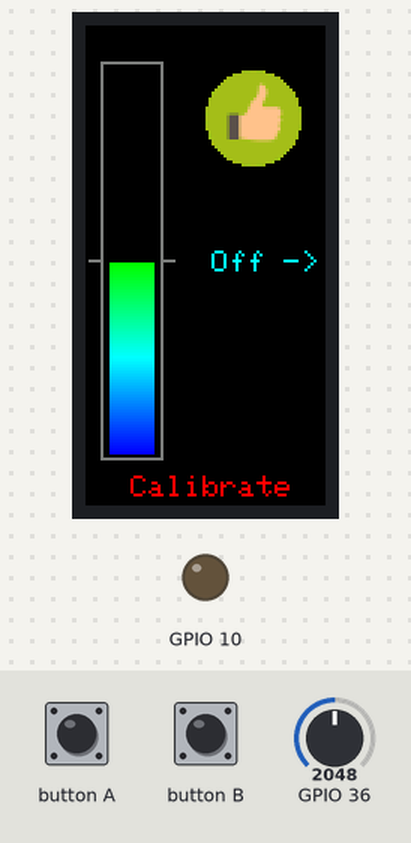
This sketch was run on a simulated ESP32. Parts: 80×160 colour display, output pins drawn as LEDs (lit = HIGH). Inputs (shaded band) come from the test bench; at power-on: GPIO 36 = 2048. EEPROM starts erased; what the sketch prints to the serial monitor is not drawn.

Above: at 1.3 s.
1.4 s: GPIO 36 set to 2138
At 2.6 s:
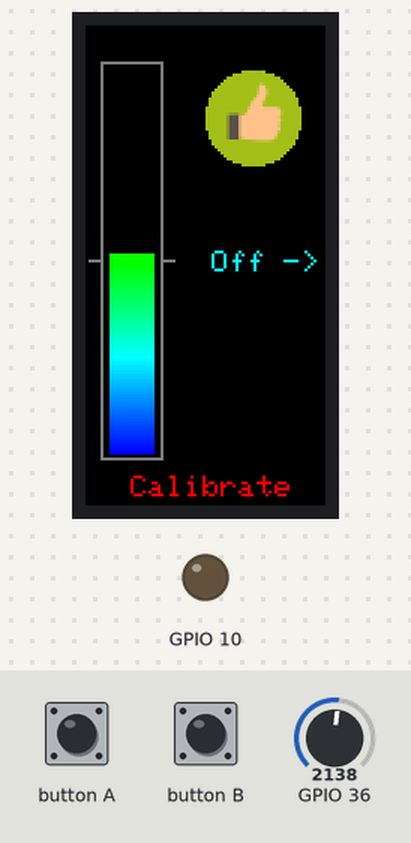
2.9 s: GPIO 36 set to 2245
At 3.3 s:
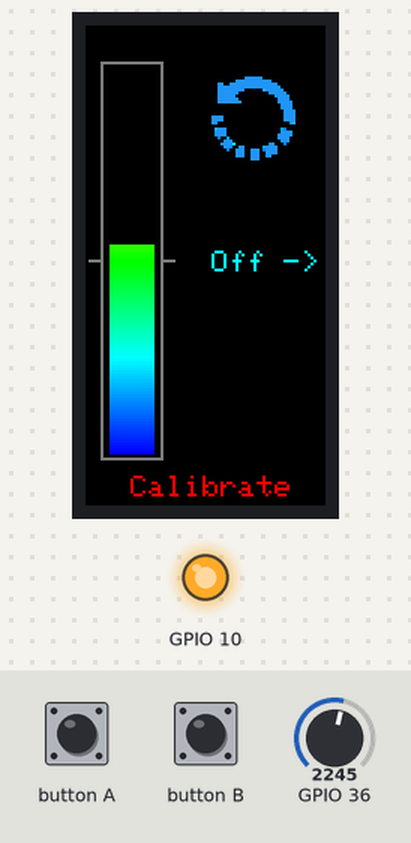
4.4 s: GPIO 36 set to 2866
At 4.9 s:
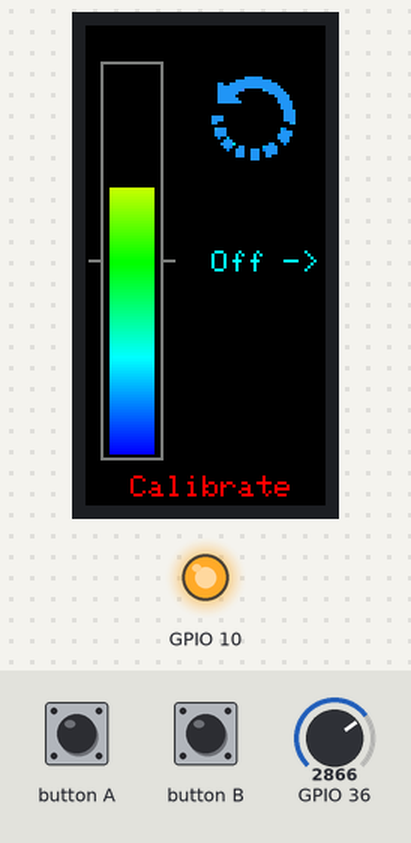
5.9 s: GPIO 36 set to 2870
At 6.5 s:
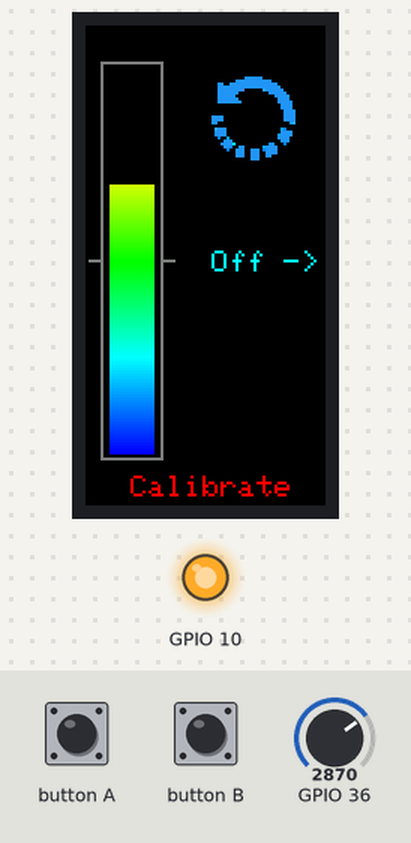
7.4 s: GPIO 36 set to 3603
At 8.2 s:
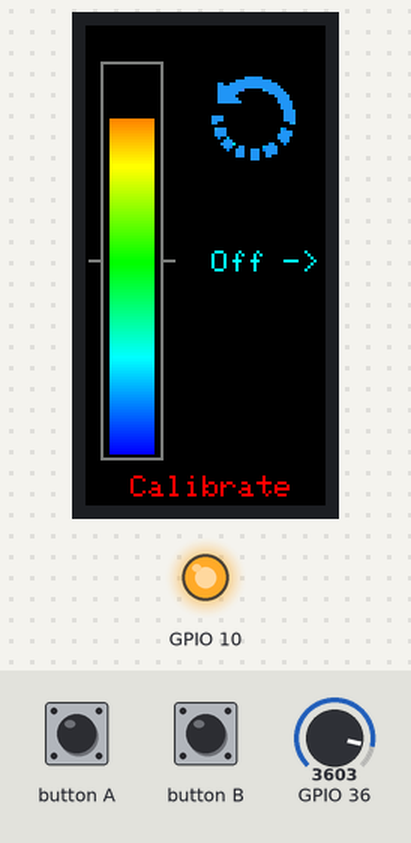
8.9 s: button A pressed for 0.15 s
At 9.8 s:
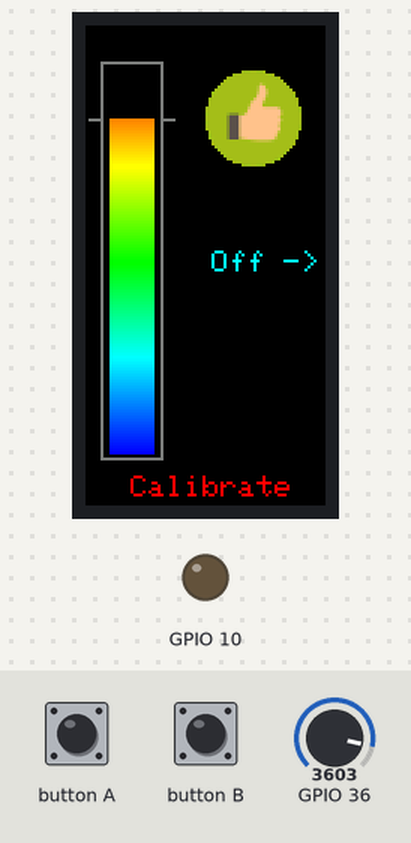
Timing chart, 0 to 11.6 s (numbered marks = the images above; inputs shaded):
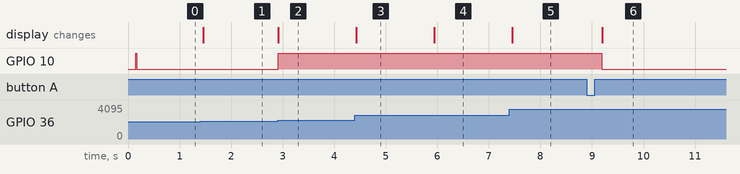

The sketch:

OmniLevel_3Dprint_leveler.ino
```cpp
// (licence header left out)
#include <M5StickC.h>
#include <EEPROM.h>
#include "OneButton.h"
#include "rotate-left.h"
#include "rotate-right.h"
#include "thumbs-up.h"

// Icons converted at:
// http://rinkydinkelectronics.com/_t_doimageconverter565.php

#define EEPROM_SIZE 1
int ledPin = G10;
int pressure = 0;   //the var that goes between 0-127 from FSR reading
int setpoint = 64;  //to be updated by EEPROM
float errorThreshold = 6.0; //printbed is considered leveled if error goes below this (ideally 5.0-8.0)

//Object initialization
OneButton btnA(G37, true);
OneButton btnB(G39, true);

void setup() {
  M5.begin();
  EEPROM.begin(EEPROM_SIZE);  //Initialize EEPROM
  EEPROM.write(0, setpoint);  // save in EEPROM
  EEPROM.commit();
  Serial.begin(115200);       //Initialize Serial
  pinMode(ledPin, OUTPUT);    //Set up LED
  digitalWrite (ledPin, HIGH); // turn off the LED

  M5.Lcd.setRotation(0);
  M5.Lcd.fillScreen(TFT_BLACK);

  btnA.attachClick(btnAClick);  //BtnA handle
  btnA.setDebounceTicks(40);
  btnB.attachClick(btnBClick);  //BtnB handle
  btnB.setDebounceTicks(25);

  M5.Lcd.drawRect(5, 12, 21, 133, 0x7bef);  //show frame for progressbar
  getCalibration(); //show calibration mark

  //Show OFF instructions
  M5.Lcd.setTextColor(CYAN);
  M5.Lcd.setTextSize(1);
  M5.Lcd.setCursor(42, 75);
  M5.Lcd.printf("Off ->");

  //Show Calibrate instructions
  M5.Lcd.setTextColor(RED);
  M5.Lcd.setCursor(15, 150);
  M5.Lcd.printf("Calibrate");

  // Swap the colour byte order when rendering
  M5.Lcd.setSwapBytes(true);
}

void loop() {
  //poll for button press
  btnA.tick();
  btnB.tick();

  pressure = map(analogRead(G36), 0, 4095, 0, 127); //get reading
  Serial.println(pressure);

  progressBar(pressure);  //show reading on progressbar

  if (getPercentError(pressure, setpoint) < errorThreshold) {
    setLED(true);
    M5.Lcd.pushImage(40, 15, 32, 32, thumbs_up);  //Draw icon
  } else {
    setLED(false);
    if (pressure > setpoint) {
      M5.Lcd.pushImage(40, 15, 32, 32, rotate_left);  //Draw icon
    } else {
      M5.Lcd.pushImage(40, 15, 32, 32, rotate_right);  //Draw icon
    }
  }
  delay(50);
}

void btnBClick()
{
  M5.Axp.PowerOff();
}

void btnAClick()
{
  updateCalibration(pressure);
}

float getPercentError(float approx, float exact)
{
  return (abs(approx-exact)/exact)*100;
}

void updateCalibration(int value)
{
  EEPROM.write(0, value);  // save in EEPROM
  EEPROM.commit();
  // clear old line
  M5.Lcd.drawLine(1, 15+(127-setpoint), 4, 15+(127-setpoint), BLACK);
  M5.Lcd.drawLine(26, 15+(127-setpoint), 29, 15+(127-setpoint), BLACK);
  // set new line
  setpoint = value; //set global
  M5.Lcd.drawLine(1, 15+(127-setpoint), 4, 15+(127-setpoint), 0x7bef);
  M5.Lcd.drawLine(26, 15+(127-setpoint), 29, 15+(127-setpoint), 0x7bef);
}

void getCalibration()
{
  setpoint = EEPROM.read(0);  // retrieve calibration in EEPROM
  // set new line
  M5.Lcd.drawLine(1, 15+(127-setpoint), 4, 15+(127-setpoint), 0x7bef);
  M5.Lcd.drawLine(26, 15+(127-setpoint), 29, 15+(127-setpoint), 0x7bef);
}

void setLED(bool isON)
{
  digitalWrite (ledPin, !isON); // set the LED
}

void progressBar(int value)
{
  // Value is expected to be in range 0-127
  for (int i = 0; i <= value; i++) {  //draw bar
    M5.Lcd.fillRect(8, 142-i, 15, 1, rainbow(i));
  }
  for (int i = value+1; i <= 128; i++) {  //clear old stuff
    M5.Lcd.fillRect(8, 142-i, 15, 1, BLACK);
  }
}

unsigned int rainbow(int value)
{
  // Value is expected to be in range 0-127
  // The value is converted to a spectrum colour from 0 = blue through to red = blue
  //int value = random (128);
  byte red = 0; // Red is the top 5 bits of a 16 bit colour value
  byte green = 0;// Green is the middle 6 bits
  byte blue = 0; // Blue is the bottom 5 bits

  byte quadrant = value / 32;

  if (quadrant == 0) {
    blue = 31;
    green = 2 * (value % 32);
    red = 0;
  }
  if (quadrant == 1) {
    blue = 31 - (value % 32);
    green = 63;
    red = 0;
  }
  if (quadrant == 2) {
    blue = 0;
    green = 63;
    red = value % 32;
  }
  if (quadrant == 3) {
    blue = 0;
    green = 63 - 2 * (value % 32);
    red = 31;
  }
  return (red << 11) + (green << 5) + blue;
}
```

Source omitted: rotate-left.h (data table, 10211 bytes), rotate-right.h (data table, 10213 bytes), thumbs-up.h (data table, 10207 bytes)

Measured:
- the behaviour switches between 2192 and 2193 on GPIO 36 (found by bisection; images 1 and 2)
- the behaviour switches between 2869 and 2870 on GPIO 36 (found by bisection; images 3 and 4)
- after the input at 1.4 s, the display: changes after 0.06 s (image 1)
- after the input at 2.9 s, GPIO 10: LOW → HIGH at once; the display: changes at once (image 2)
- after the input at 4.4 s, the display: changes at once (image 3)
- after the input at 5.9 s, the display: changes at once (image 4)
- after the input at 7.4 s, the display: changes after 0.06 s (image 5)
- after the input at 8.9 s, GPIO 10: HIGH → LOW after 0.29 s; the display: changes after 0.30 s (image 6)
